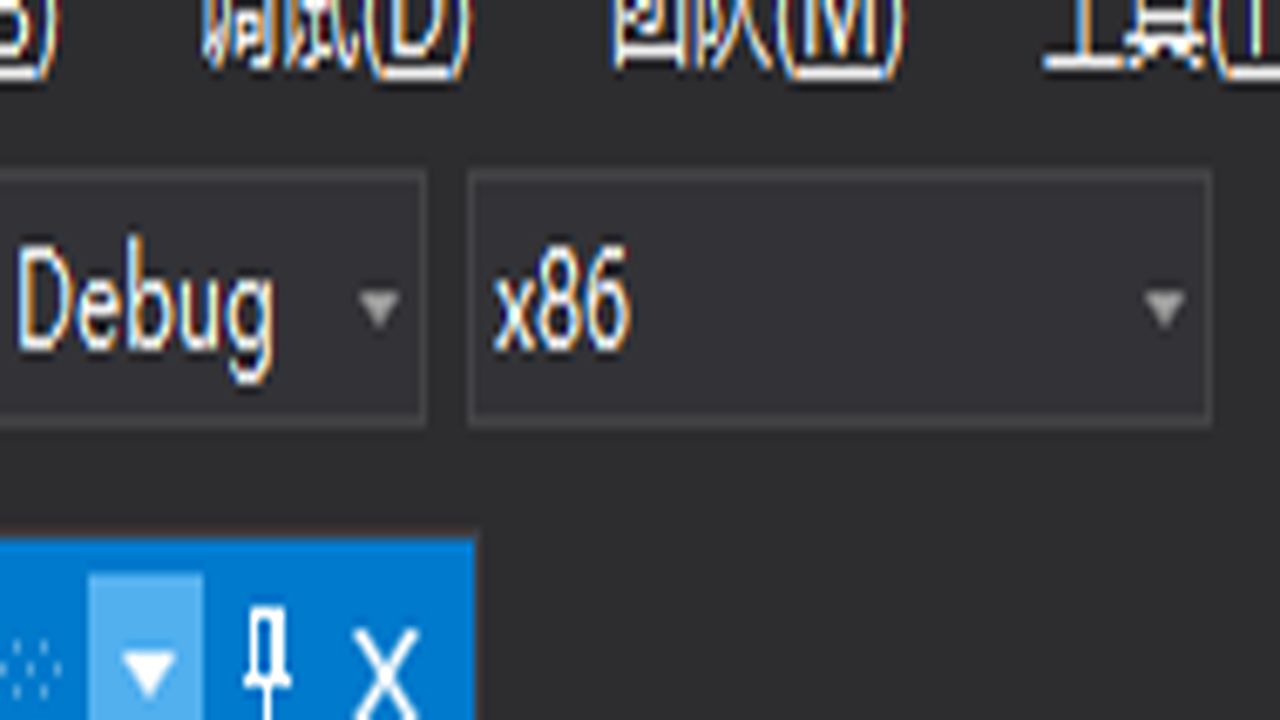
#> input picture 3_script/python/Bicubic11(涓夋鎻掑€煎浘).png, 1280 x 720 px; its folder holds only this picture in this run
$ python ai-ocr-tesseract.py --image 'Bicubic11(涓夋鎻掑€煎浘).png'
#> lines starting #> are read from the running program, lines starting #| are printed output that depends on the picture; after the words box and inside, x2 and y2 are one past the last pixel; in counts of white or black regions, pixels touching at a corner belong together
from PIL import Image
import pytesseract
import argparse
import cv2
import os

'''
MacOS：brew install tesseract
Ubuntu：sudo apt install tesseract-ocr
Windows：https://digi.bib.uni-mannheim.de/tesseract/

tesseract -v
tesseract.exe .\example.png result -l chi_sim

Tesseract 命令行参数最重要的三个是 -l, --oem, --psm。
-l：控制输入文本的语言，用 eng 表示英文（默认语言），用 chi_sim 表示中文简体，用 chi_tra 表示中文繁体。
--oem：OCR Engine modes，Tesseract 有两个OCR引擎，使用 -oem 选择算法类型，有四种操作模式可供选择。
--psm：Page segmentation modes，控制 Tesseract 使用的自动页面分割模式。

tesseract --help-oem
OCR Engine modes: (see https://github.com/tesseract-ocr/tesseract/wiki#linux)
  0    Legacy engine only.
  1    Neural nets LSTM engine only.
  2    Legacy + LSTM engines.
  3    Default, based on what is available.

tesseract --help-psm
Page segmentation modes:
  0    Orientation and script detection (OSD) only.
  1    Automatic page segmentation with OSD.
  2    Automatic page segmentation, but no OSD, or OCR. (not implemented)
  3    Fully automatic page segmentation, but no OSD. (Default)
  4    Assume a single column of text of variable sizes.
  5    Assume a single uniform block of vertically aligned text.
  6    Assume a single uniform block of text.
  7    Treat the image as a single text line.
  8    Treat the image as a single word.
  9    Treat the image as a single word in a circle.
 10    Treat the image as a single character.
 11    Sparse text. Find as much text as possible in no particular order.
 12    Sparse text with OSD.
 13    Raw line. Treat the image as a single text line,
       bypassing hacks that are Tesseract-specific.

https://github.com/tesseract-ocr/tesseract
https://github.com/madmaze/pytesseract

'''
# construct the argument parse and parse the arguments
ap = argparse.ArgumentParser()
ap.add_argument("-i", "--image", required=True,
    help="path to input image to be OCR'd")
ap.add_argument("-p", "--preprocess", type=str, default="thresh",
    help="type of preprocessing to be done")
args = vars(ap.parse_args())

############################################################################################
# load the example image and convert it to grayscale
image = cv2.imread(args["image"])
#> image is the input picture: shape (720, 1280, 3); mean B, G, R 73.9, 64.2, 54.4
gray = cv2.cvtColor(image, cv2.COLOR_BGR2GRAY)
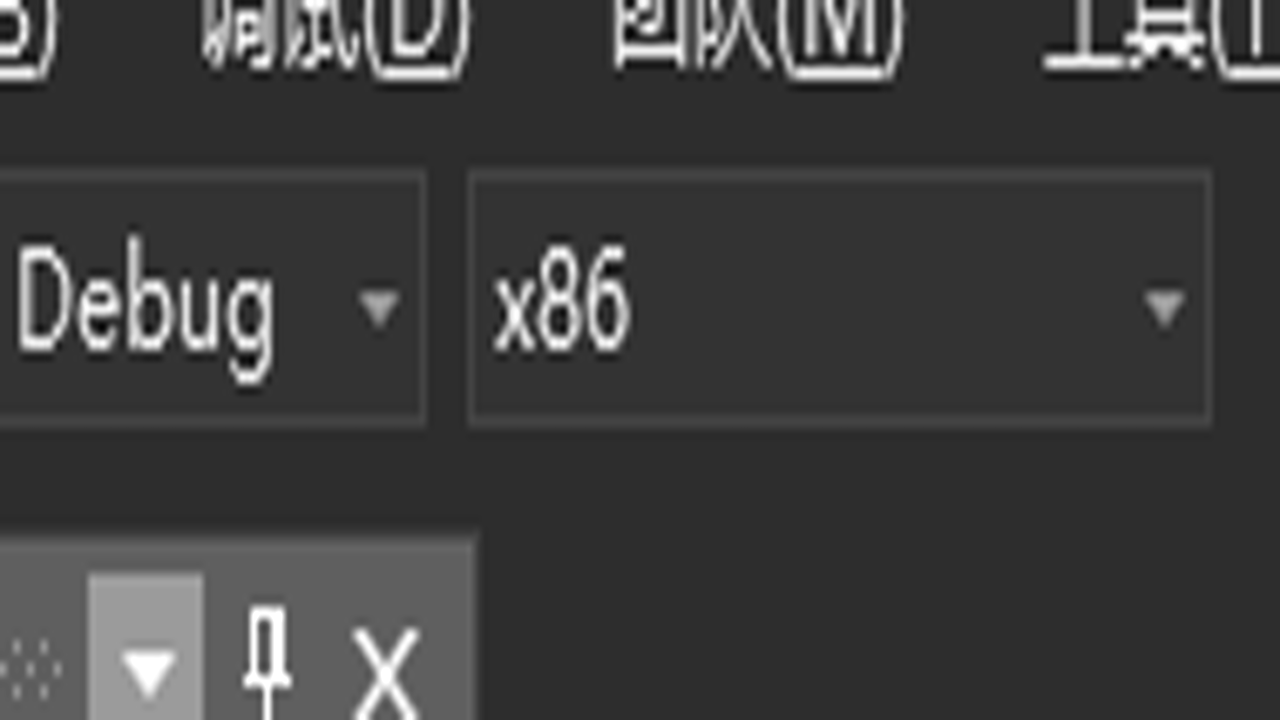
#> gray: shape (720, 1280); min 3, max 255, mean 62.1

# check to see if we should apply thresholding to preprocess the
# image
if args["preprocess"] == "thresh":
    gray = cv2.threshold(gray, 0, 255, cv2.THRESH_BINARY | cv2.THRESH_OTSU)[1]
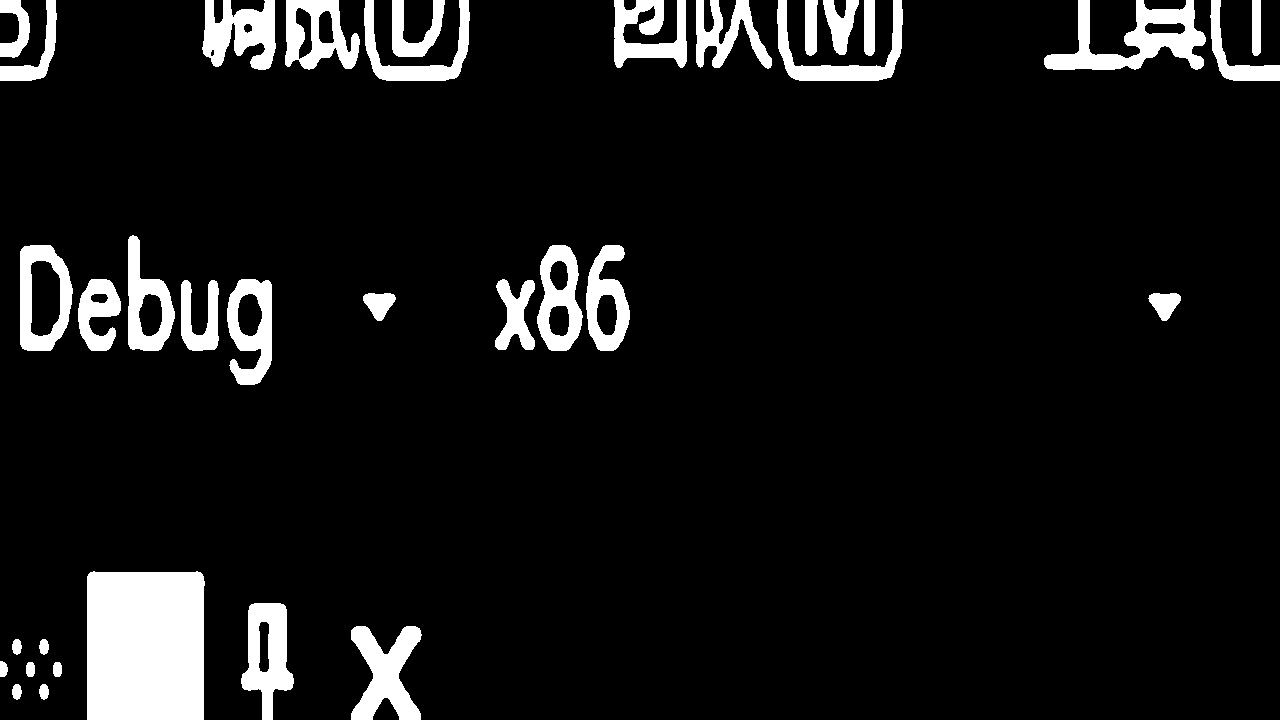
#> gray: shape (720, 1280); 8.2% white; 35 white regions, largest, box (x1, y1, x2, y2) and area: (87, 571, 205, 720) 17311, (1044, 0, 1206, 70) 4990, (351, 626, 422, 720) 3801

# make a check to see if median blurring should be done to remove
# noise
elif args["preprocess"] == "blur":
    gray = cv2.medianBlur(gray, 3)

# write the grayscale image to disk as a temporary file so we can
# apply OCR to it
filename = "{}.png".format(os.getpid())
cv2.imwrite(filename, gray)

############################################################################################
config = ('-l chi_sim --oem 1 --psm 3')
# load the image as a PIL/Pillow image, apply OCR, and then delete
# the temporary file
#> (the run stopped early here; a loop or call above may not have finished)
